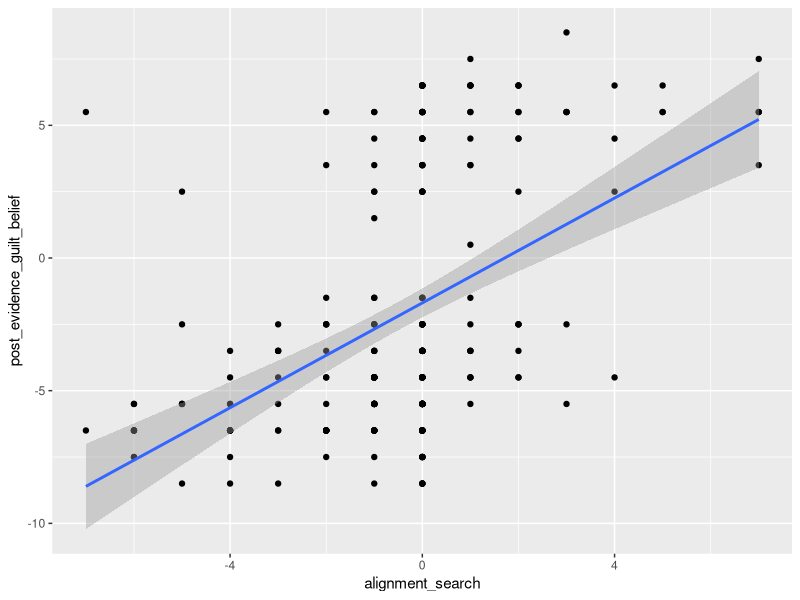
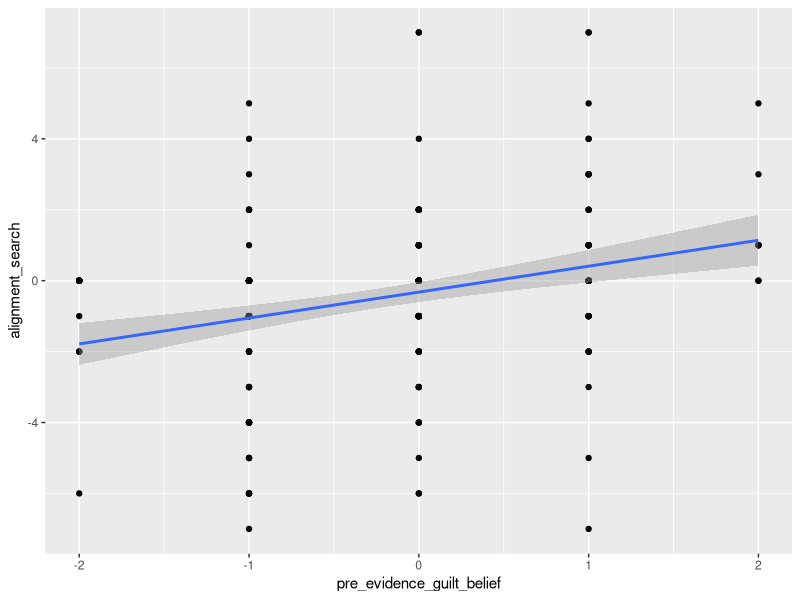
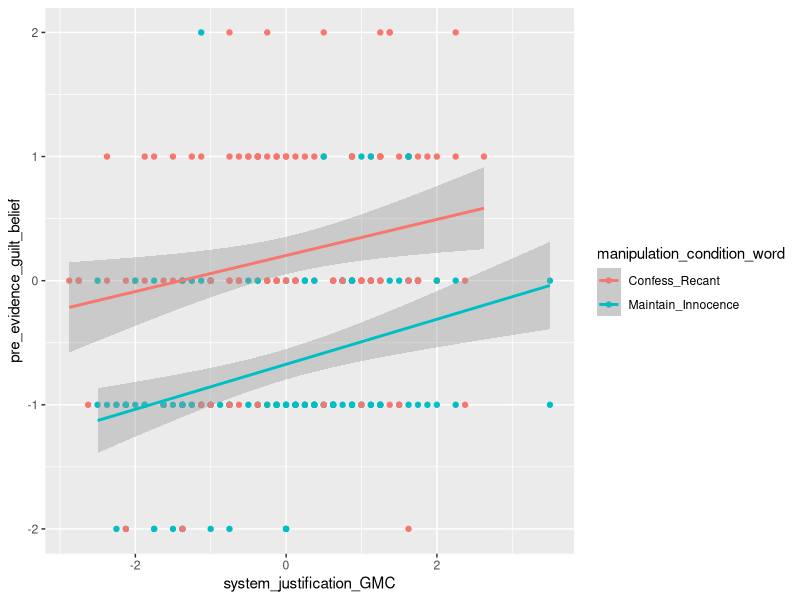
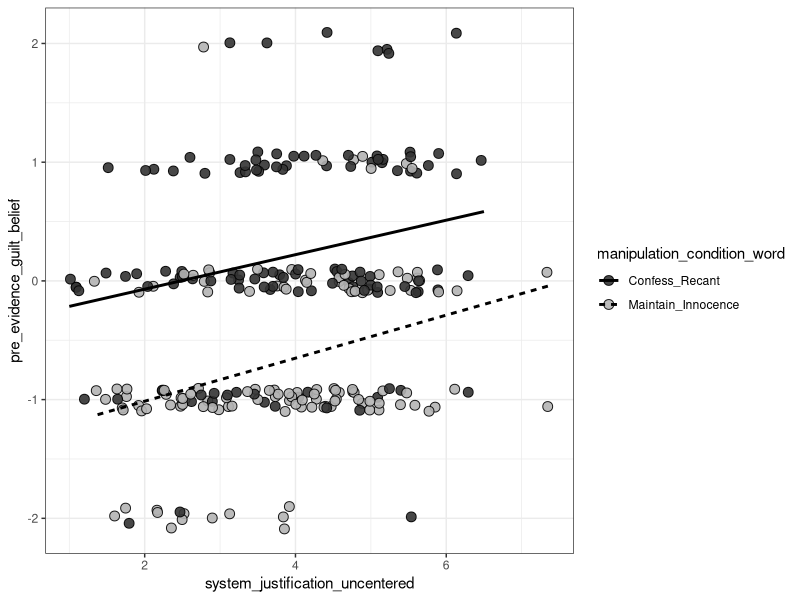
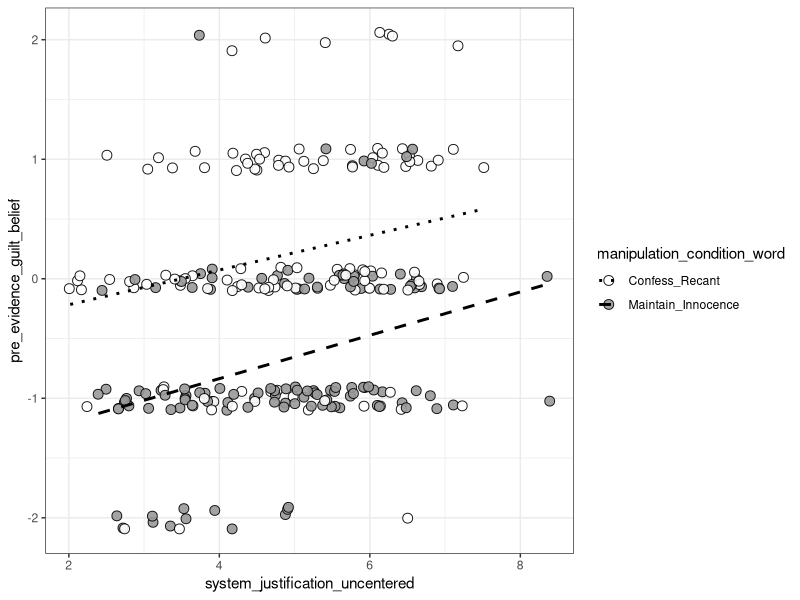

Source code (R) for these figures, in order: (Note: this script raises an error after producing the figures.)
## ---- chunk 1
library(dplyr)
library(tidyverse)
library(magrittr)
library(lavaan)
library(broom)
library(pwr)

df_study1 <- read.csv("pilot1_cleaned.csv")
df_study2 <- read.csv("pilot2_cleaned.csv")

df_study2_filtered <- df_study2 %>% dplyr::filter(manipulation_condition_word!="Control")
## ---- chunk 2
#which study are we looking at?
df <- df_study1 #df_study1, df_study2
## ---- chunk 3
report_lm_t <- function(model){
  s  <- summary(model)
  co <- coef(s)
  df <- df.residual(model)
  ci <- confint(model)
  
  terms <- rownames(co)
  terms <- terms[terms != "(Intercept)"]  # drop intercept
  
  out <- sapply(terms, function(term){
    b  <- co[term, "Estimate"]
    se <- co[term, "Std. Error"]
    t  <- co[term, "t value"]
    p  <- co[term, "Pr(>|t|)"]
    ci_l <- ci[term, 1]
    ci_u <- ci[term, 2]
    
    p_txt <- ifelse(p < .001, "p < .001",
                    paste0("p = ", formatC(p, format="f", digits=3)))
    
    sprintf(
      "%s: b = %.2f, 95%% CI [%.2f, %.2f], SE = %.2f, t(%d) = %.2f, %s.",
      term, b, ci_l, ci_u, se, df, t, p_txt
    )
  })
  
  return(out)
}
## ---- chunk 4
report_lavaan_regs <- function(fit){
  pe <- parameterEstimates(fit, ci = TRUE)
  
  # keep only regressions (~)
  pe <- pe[pe$op == "~", ]
  
  out <- apply(pe, 1, function(row){
    
    dv  <- row["lhs"]
    iv  <- row["rhs"]
    b   <- as.numeric(row["est"])
    se  <- as.numeric(row["se"])
    z   <- as.numeric(row["z"])
    p   <- as.numeric(row["pvalue"])
    ci_l <- as.numeric(row["ci.lower"])
    ci_u <- as.numeric(row["ci.upper"])
    
    p_txt <- ifelse(p < .001, "p < .001",
                    paste0("p = ", formatC(p, format="f", digits=3)))
    
    sprintf(
      "%s → %s: b = %.2f, 95%% CI [%.2f, %.2f], SE = %.2f, z = %.2f, %s.",
      iv, dv, b, ci_l, ci_u, se, z, p_txt
    )
  })
  
  return(out)
}
## ---- chunk 5
report_lavaan_defined <- function(fit){
  pe <- parameterEstimates(fit, ci = TRUE)
  
  # keep only defined parameters (:=)
  pe <- pe[pe$op == ":=", ]
  
  out <- apply(pe, 1, function(row){
    
    name <- row["lhs"]          # name of indirect effect
    b    <- as.numeric(row["est"])
    se   <- as.numeric(row["se"])
    z    <- as.numeric(row["z"])
    p    <- as.numeric(row["pvalue"])
    ci_l <- as.numeric(row["ci.lower"])
    ci_u <- as.numeric(row["ci.upper"])
    
    p_txt <- ifelse(p < .001, "p < .001",
                    paste0("p = ", formatC(p, format="f", digits=3)))
    
    sprintf(
      "%s: b = %.2f, 95%% CI [%.2f, %.2f], SE = %.2f, z = %.2f, %s.",
      name, b, ci_l, ci_u, se, z, p_txt
    )
  })
  
  return(out)
}
## ---- chunk 6
print_sem_table <- function(fit, digits = 3) {
  
  pe <- parameterEstimates(fit, ci = TRUE)
  
  # clean + round
  pe <- pe %>%
    mutate(
      est  = round(est, digits),
      se   = round(se, digits),
      z    = round(z, digits),
      p    = round(pvalue, digits),
      ci   = paste0("[",
                    round(ci.lower, digits), ", ",
                    round(ci.upper, digits), "]")
    )
  
  header <- sprintf("%-25s %10s %8s %8s %8s %18s",
                    "", "Estimate", "SE", "z", "p", "95% CI")
  
  line_formatter <- function(name, row) {
    sprintf("%-25s %10.3f %8.3f %8.3f %8.3f %18s",
            name, row$est, row$se, row$z, row$p, row$ci)
  }
  
  ### REGRESSIONS
  cat("\nREGRESSIONS\n")
  cat(header, "\n")
  
  reg <- pe %>% filter(op == "~")
  outcomes <- unique(reg$lhs)
  
  for (y in outcomes) {
    cat("\n", y, "~\n", sep = "")
    sub <- reg %>% filter(lhs == y)
    for (i in 1:nrow(sub)) {
      cat(line_formatter(sub$rhs[i], sub[i, ]), "\n")
    }
  }
  
  ### COVARIANCES
  cat("\n\nCOVARIANCES\n")
  cat(header, "\n")
  
  covs <- pe %>% filter(op == "~~", lhs != rhs)
  for (i in 1:nrow(covs)) {
    name <- paste(covs$lhs[i], "~~", covs$rhs[i])
    cat(line_formatter(name, covs[i, ]), "\n")
  }
  
  ### VARIANCES
  cat("\n\nVARIANCES\n")
  cat(header, "\n")
  
  vars <- pe %>% filter(op == "~~", lhs == rhs)
  for (i in 1:nrow(vars)) {
    name <- paste0(".", vars$lhs[i])
    cat(line_formatter(name, vars[i, ]), "\n")
  }
  
  ### DEFINED PARAMETERS
  cat("\n\nDEFINED PARAMETERS\n")
  cat(header, "\n")
  
  defs <- pe %>% filter(op == ":=")
  for (i in 1:nrow(defs)) {
    cat(line_formatter(defs$lhs[i], defs[i, ]), "\n")
  }
}
## ---- chunk 7
#simple regression
simple <- lm(post_evidence_guilt_belief ~ manipulation_condition + system_justification_GMC, df)
#post_evidence_guilt_belief #post_evidence_match #post_evidence_similarity
summary(simple) 
confint(simple)
## ---- chunk 8
#path c: total effect (don't report this directly - just a quick decontextualized way to isolate the path)
model_total <- lm(post_evidence_guilt_belief ~ 
                    manipulation_condition + #predictor
                    system_justification_GMC + #predictor
                    right_wing_authoritarianism_GMC + #control for covar
                    #need_for_cognition_GMC + #control for covar #comment out for df_study2
                    social_dominance_orientation_GMC + #control for covar
                    political_orientation #control for covar
                    , df)

summary(model_total)
confint(model_total)
df.residual(model_total)
## ---- chunk 9
#path b2 (don't report this directly - just a quick decontextualized way to isolate the path)
model <- lm(post_evidence_guilt_belief ~ 
              alignment_search + #predictor
              pre_evidence_guilt_belief + #control for m1
              system_justification_GMC + manipulation_condition + #control for x1 and x2
              right_wing_authoritarianism_GMC + #control for covar
              #need_for_cognition_GMC + #control for covar #comment out for df_study2
              social_dominance_orientation_GMC + #control for covar
              political_orientation #control for covar
              , df)

summary(model)
confint(model)
df.residual(model)

ggplot(df, 
       aes(x = alignment_search, y = post_evidence_guilt_belief)) +
  geom_point() + 
  geom_smooth(method = "lm")
## ---- chunk 10
#path b1 (don't report this directly - just a quick decontextualized way to isolate the path)
model <- lm(alignment_search ~ 
              pre_evidence_guilt_belief + #predictor
              system_justification_GMC + manipulation_condition + #control for x1 and x2
              right_wing_authoritarianism_GMC + #control for covar
              #need_for_cognition_GMC + #control for covar #comment out for df_study2
              social_dominance_orientation_GMC + #control for covar
              political_orientation #control for covar
              , df)

summary(model)
confint(model)
df.residual(model)

ggplot(df, 
       aes(x = pre_evidence_guilt_belief, y = alignment_search)) +
  geom_point() + 
  geom_smooth(method = "lm")
## ---- chunk 11
#path a (don't report this directly except aic/bic - just a quick decontextualized way to isolate the path)
model1 <- lm(pre_evidence_guilt_belief ~
             manipulation_condition + #predictor
             system_justification_GMC + #predictor 
             right_wing_authoritarianism_GMC + #control for covar
             #need_for_cognition_GMC + #control for covar #comment out for df_study2
             social_dominance_orientation_GMC + #control for covar
             political_orientation #control for covar
             , df)

summary(model1)
confint(model1)
df.residual(model1)

ggplot(df, 
       aes(x = system_justification_GMC, y = pre_evidence_guilt_belief, color = manipulation_condition_word)) +
  geom_point() + 
  geom_smooth(method = "lm")
## ---- chunk 12
#plot for manuscript: pilot study 1

df$system_justification_uncentered = df$system_justification_GMC + 3.875988 #number used when we centered SJ
  
ggplot(
  df,
  aes(
    x = system_justification_uncentered,
    y = pre_evidence_guilt_belief,
    fill = manipulation_condition_word
  )
) +
  geom_jitter(
    height = .1,
    shape = 21,
    size = 3,
    color = "black",
    alpha = .9
  ) +
  geom_smooth(
    aes(linetype = manipulation_condition_word),
    method = "lm",
    color = "black",
    size = 1, #change to 2 for thicker lines
    se = FALSE
  ) +
  scale_fill_manual(
    values = c("grey20", "grey70")
  ) +
  theme_bw()
## ---- chunk 13
#plot for manuscript: pilot study 2

df$system_justification_uncentered = df$system_justification_GMC + 4.894096 #number used when we centered SJ

ggplot(
  df,
  aes(
    x = system_justification_uncentered,
    y = pre_evidence_guilt_belief,
    fill = manipulation_condition_word
  )
) +
  geom_jitter(
    height = .1,
    shape = 21,
    size = 3,
    color = "black",
    alpha = .9
  ) +
  geom_smooth(
    aes(linetype = manipulation_condition_word),
    method = "lm",
    color = "black",
    size = 1, #change to 2 for thicker lines
    se = FALSE
  ) +
  scale_fill_manual(
    values = c("white", "grey60", "grey20")
  ) +
  scale_linetype_manual(
    values = c("dotted", "dashed", "solid")
  ) +
  theme_bw()
## ---- chunk 14
model2 <- lm(pre_evidence_guilt_belief ~ #manipulation interacts with sj
             manipulation_condition * system_justification_GMC + #predictors
             right_wing_authoritarianism_GMC + #control for covar
             #need_for_cognition_GMC + #control for covar #comment out for df_study2
             social_dominance_orientation_GMC + #control for covar
             political_orientation, #control for covar
           df)

summary(model2)
confint(model2)
df.residual(model2)

model3 <- lm(pre_evidence_guilt_belief ~ #manipulation interacts with everything
             manipulation_condition * #predictor
             (system_justification_GMC + #predictor
             right_wing_authoritarianism_GMC + #control for covar
             #need_for_cognition_GMC + #control for covar #comment out for df_study2
             social_dominance_orientation_GMC) + #control for covar
             political_orientation, #control for covar
           df)

summary(model3)
confint(model3)
df.residual(model3)

#model4 <- lm(pre_evidence_guilt_belief ~ manipulation_condition + system_justification_GMC, df) #no covar

AIC(model1, model2, model3)
BIC(model1, model2, model3)
## ---- chunk 15
#model1 breakdown for study 2
df$manipulation_condition_f <- as.factor(df$manipulation_condition)
df$manipulation_condition_f <- relevel(df$manipulation_condition_f, ref = "-0.5") # "-0.5" ; "0" ; "0.5"

model1 <- lm(pre_evidence_guilt_belief ~
             manipulation_condition_f + #predictor AS FACTOR
             system_justification_GMC + #predictor 
             right_wing_authoritarianism_GMC + #control for covar
             #need_for_cognition_GMC + #control for covar #always commented out - only for df_study2
             social_dominance_orientation_GMC + #control for covar
             political_orientation, #control for covar
           df)

summary(model1)
confint(model1)
df.residual(model1)
report_lm_t(model1)

## ---- chunk 16
#full model: study 1
set.seed(18936)

#X1: manipulation_condition
#X2: system_justification_GMC

#M1: pre_evidence_guilt_belief

#M2: alignment_search

#Y1: post_evidence_similarity (STUDY 1 ONLY)
#Y2: post_evidence_match (STUDY 1 ONLY)
#Y3: post_evidence_guilt_belief

#covar1: right_wing_authoritarianism_GMC
#covar2: social_dominance_orientation_GMC
#covar3: political_orientation
#covar4: need_for_cognition_GMC (STUDY 1 ONLY)

model <- '
  # --- Regressions ---
  pre_evidence_guilt_belief ~ a1*manipulation_condition + a2*system_justification_GMC +
                              right_wing_authoritarianism_GMC + social_dominance_orientation_GMC +
                              political_orientation + need_for_cognition_GMC

  alignment_search ~  b*pre_evidence_guilt_belief +
                              manipulation_condition + system_justification_GMC +
                              right_wing_authoritarianism_GMC + social_dominance_orientation_GMC +
                              political_orientation + need_for_cognition_GMC

  post_evidence_similarity ~ c1*alignment_search +
                              pre_evidence_guilt_belief +
                              d1*manipulation_condition + d2*system_justification_GMC +
                              right_wing_authoritarianism_GMC + social_dominance_orientation_GMC +
                              political_orientation + need_for_cognition_GMC

  post_evidence_match ~ c2*alignment_search + 
                              pre_evidence_guilt_belief +
                              d3*manipulation_condition + d4*system_justification_GMC +
                              right_wing_authoritarianism_GMC + social_dominance_orientation_GMC +
                              political_orientation + need_for_cognition_GMC

  post_evidence_guilt_belief ~ c3*alignment_search + 
                              pre_evidence_guilt_belief +
                              d5*manipulation_condition + d6*system_justification_GMC +
                              right_wing_authoritarianism_GMC + social_dominance_orientation_GMC +
                              political_orientation + need_for_cognition_GMC

  # --- Covariate correlations ---
  system_justification_GMC ~~ right_wing_authoritarianism_GMC + 
                              social_dominance_orientation_GMC +
                              political_orientation + 
                              need_for_cognition_GMC
  right_wing_authoritarianism_GMC ~~ social_dominance_orientation_GMC + 
                                     political_orientation +
                                     need_for_cognition_GMC
  social_dominance_orientation_GMC ~~ political_orientation + 
                                      need_for_cognition_GMC
  political_orientation ~~ need_for_cognition_GMC

  # --- Indirect effects ---
  ind_X1_Y1 := a1 * b * c1
  ind_X1_Y2 := a1 * b * c2
  ind_X1_Y3 := a1 * b * c3
  
  ind_X2_Y1 := a2 * b * c1
  ind_X2_Y2 := a2 * b * c2
  ind_X2_Y3 := a2 * b * c3
  
  # --- Direct effects ---
  dir_X1_Y1 := d1
  dir_X2_Y1 := d2
  
  dir_X1_Y2 := d3
  dir_X2_Y2 := d4
  
  dir_X1_Y3 := d5
  dir_X2_Y3 := d6
  
  # --- Total effects ---
  total_X1_Y1 := d1 + (a1 * b * c1)
  total_X2_Y1 := d2 + (a2 * b * c1)
  
  total_X1_Y2 := d3 + (a1 * b * c2)
  total_X2_Y2 := d4 + (a2 * b * c2)
  
  total_X1_Y3 := d5 + (a1 * b * c3)
  total_X2_Y3 := d6 + (a2 * b * c3)
'


## ---- chunk 17
#full model: study 2
set.seed(63440)

#X1: manipulation_condition
#X2: system_justification_GMC

#M1: pre_evidence_guilt_belief

#M2: alignment_search

#Y1: post_evidence_guilt_belief

#covar1: right_wing_authoritarianism_GMC
#covar2: social_dominance_orientation_GMC
#covar3: political_orientation

df$manipulation_condition_f <- relevel(df$manipulation_condition_f, ref = "0")

model <- '
  # --- Regressions ---
  pre_evidence_guilt_belief ~ a1*manipulation_condition + a2*system_justification_GMC +
                              right_wing_authoritarianism_GMC + 
                              social_dominance_orientation_GMC +
                              political_orientation

  alignment_search ~ b*pre_evidence_guilt_belief +
                     manipulation_condition + system_justification_GMC +
                     right_wing_authoritarianism_GMC + 
                     social_dominance_orientation_GMC +
                     political_orientation

  post_evidence_guilt_belief ~ c*alignment_search +
                                pre_evidence_guilt_belief +
                                d1*manipulation_condition + d2*system_justification_GMC +
                                right_wing_authoritarianism_GMC + 
                                social_dominance_orientation_GMC +
                                political_orientation

  # --- Covariate correlations ---
  system_justification_GMC ~~ right_wing_authoritarianism_GMC + 
                              social_dominance_orientation_GMC +
                              political_orientation
  right_wing_authoritarianism_GMC ~~ social_dominance_orientation_GMC + 
                                     political_orientation
  social_dominance_orientation_GMC ~~ political_orientation

  # --- Indirect effects ---
  ind_X1_Y := a1 * b * c
  ind_X2_Y := a2 * b * c
  
  # --- Direct effects ---
  dir_X1_Y := d1
  dir_X2_Y := d2
  
  # --- Total effects ---
  total_X1_Y := d1 + (a1 * b * c)
  total_X2_Y := d2 + (a2 * b * c)
'

## ---- chunk 18
fit <- sem(model, data = df, se = "bootstrap", bootstrap = 10000)
summary(fit, standardized = TRUE, rsquare = TRUE, ci = TRUE) #ci = TRUE if you want confidence intervals
report_lavaan_regs(fit)
report_lavaan_defined(fit)
print_sem_table(fit)
## ---- chunk 19
#study 1: PROCESS
process(data = df_study1,
        y = "post_evidence_guilt_belief", 
        #"post_evidence_similarity" ; "post_evidence_match" ; "post_evidence_guilt_belief"
        x = "system_justification_GMC",
        m = c("pre_evidence_guilt_belief", "alignment_search"),
        cov = c("manipulation_condition",
                "right_wing_authoritarianism_GMC",
                "social_dominance_orientation_GMC",
                "need_for_cognition_GMC",
                "political_orientation"),
        boot = 10000,
        model = 6)
## ---- chunk 20
#study 2: PROCESS
process(data = df_study2,
        y = "post_evidence_guilt_belief",
        x = "system_justification_GMC",
        m = c("pre_evidence_guilt_belief", "alignment_search"),
        cov = c("manipulation_condition",
                "right_wing_authoritarianism_GMC",
                "social_dominance_orientation_GMC",
                "political_orientation"),
        boot = 10000,
        model = 6)
## ---- chunk 21
df <- df_study2

#main effect of interest
ggplot(df, aes(x = alignment_search, y = post_evidence_guilt_belief)) +
  geom_point(alpha = 0.5) +  
  geom_smooth(method = "lm", se = TRUE, alpha = 0.1)

summary(lm(post_evidence_guilt_belief ~ alignment_search, df)) #numbers don't change TOO much with added covariates

beta1 <- coef(lm(post_evidence_guilt_belief ~ alignment_search, df))[2]
beta0 <- coef(lm(post_evidence_guilt_belief ~ alignment_search, df))[1]
residual_se <- summary(lm(post_evidence_guilt_belief ~ alignment_search, df))$sigma


#FORMULA: y = mx+b + error
#y: post_evidence_guilt_belief
#x: alignment_search
#beta1 (slope): 0.942 (m)
#beta0 (intercept): -0.070 (b)
#residual standard error: 1.250
## ---- chunk 22
#start by making a reasonable distribution for your predictor (alignment_search) -- feed this into x
#now treated as experimentally manipulated

simulated_data <- data.frame(
  alignment_search = runif(n = 100, min = -2, max = 2)
)

#now calculate y
simulated_data <- simulated_data |> 
  dplyr::mutate(
    post_evidence_guilt_belief = 
      0.942 * alignment_search + 
      rnorm(n = 100, mean = 0, sd = 1.250)
  ) |>
  dplyr::mutate(
    post_evidence_guilt_belief = 
      pmax(pmin(post_evidence_guilt_belief, 3), -3)
  )

#plot and run lm to see what your simulated data looks like
ggplot(simulated_data, aes(x = alignment_search, y = post_evidence_guilt_belief)) +
  geom_point(alpha = 0.5) +  
  geom_smooth(method = "lm", se = TRUE, alpha = 0.1)

summary(lm(post_evidence_guilt_belief ~ alignment_search, simulated_data))
## ---- chunk 23
#doing the same thing again but making a function this time
simulate_dataset <- function(x_mean, x_sd, n, beta1, beta0, residual_se){
  
  simulated_data <- data.frame(
    x = runif(n = n, min = -2, max = 2)
    )
  
  simulated_data <- simulated_data |> 
    dplyr::mutate(
      y = beta1 * x + rnorm(n = n, mean = 0, sd = residual_se)
      ) |>
    dplyr::mutate(
      y = pmax(pmin(y, 3), -3)
    )
  
  return(simulated_data)

}
## ---- chunk 24
#running the function with nearly no hard-coding (except n)
simulated_data <- simulate_dataset(mean(df$alignment_search), 
                 sd(df$alignment_search), 
                 100, 
                 coef(lm(post_evidence_guilt_belief ~ alignment_search, df))[2],
                 coef(lm(post_evidence_guilt_belief ~ alignment_search, df))[1],
                 summary(lm(post_evidence_guilt_belief ~ alignment_search, df))$sigma)

#plot and run lm to see what your simulated data looks like
ggplot(simulated_data, aes(x = x, y = y)) +
  geom_point(alpha = 0.5) +  
  geom_smooth(method = "lm", se = TRUE, alpha = 0.1)

summary(lm(y ~ x, simulated_data))
## ---- chunk 25
#loop over simulate_dataset() for many simulations

simulate_power <- function(n_sims, x_mean, x_sd, n, beta1, beta0, residual_se){
  
  #create a df to hold sim results
  coef_power <- data.frame(
    sig_betaO = rep(NA, n_sims),
    sig_beta1 = rep(NA, n_sims) #this is the important value
  )
  
  #loop many sims and fill df
  for(dataset_i in 1:n_sims){
    simulated_data <- simulate_dataset(x_mean, x_sd, n, beta1, beta0, residual_se)
    
    model <- tidy(lm(y~x, data=simulated_data))
    
    coef_power$sig_betaO[dataset_i] <- model$p.value[1] < .05 #b
    coef_power$sig_beta1[dataset_i] <- model$p.value[2] < .05 #m
  }
  
  #aggregate
  coef_power <- summarize(coef_power,
                          beta0_power = mean(sig_betaO),
                          beta1_power = mean(sig_beta1)
                          )
  
  return(coef_power)
  
}
## ---- chunk 26
#running the function with nearly no hard-coding (except n_sims and n)
beta_planned <- (coef(lm(post_evidence_guilt_belief ~ alignment_search, df))[2]) * .25 #assume slope 1/4 as angular

simulated_power <- simulate_power(1000,
                                  mean(df$alignment_search),
                                  sd(df$alignment_search),
                                  275, #turn up sample size to watch power go up
                                  beta_planned,
                                  coef(lm(post_evidence_guilt_belief ~ alignment_search, df))[1],
                                  summary(lm(post_evidence_guilt_belief ~ alignment_search, df))$sigma)

simulated_power
#beta1 (m) power is more interesting to us: power for the slope
## ---- chunk 27
cor.test(df$alignment_search, df$post_evidence_guilt_belief) #.67

pwr.r.test(
  n = NULL,
  r = .67/4,
  sig.level = 0.05,
  power = 0.8,
  alternative = "two.sided"
)
## ---- chunk 28
#sensitivity analyses for pilot studies 1 and 2

#study 1
#controlling for 8 predictors: visual search (key predictor), prior guilt beliefs, condition, sj, 4 covariates
#residual df: N = 253 - 8 - 1 = 244
p1 <- pwr.f2.test(
  u = 1, # focal predictor only
  v = 244,
  sig.level = 0.05,
  power = 0.80
)

#study 2
#controlling for 7 predictors: visual search (key predictor), prior guilt beliefs, condition, sj, 3 covariates
#residual df: N = 315 - 7 - 1 = 307
p2 <- pwr.f2.test(
  u = 1, # focal predictor only
  v = 307,
  sig.level = 0.05,
  power = 0.80
)

p1 #f2: .032
p2 #f2: .025
